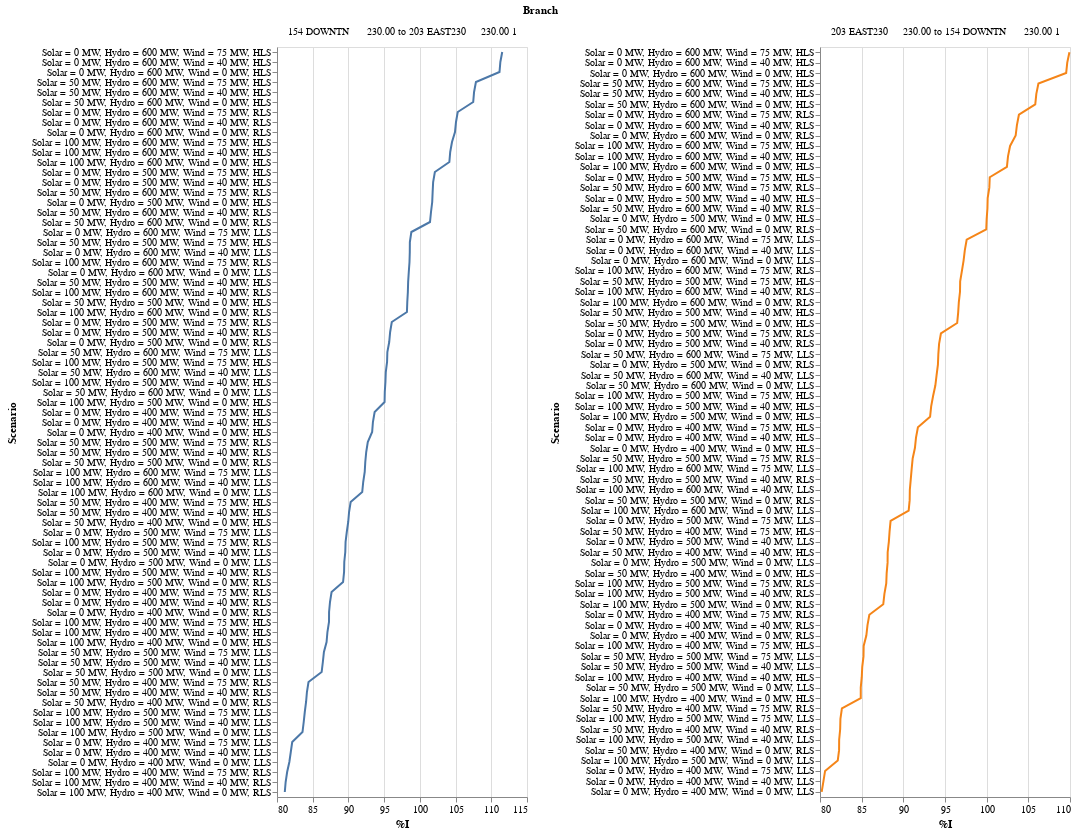

Here is the notebook cell this chart was saved with:
### Code cell
alt.Chart(branch_fil_1).mark_line().encode(
    alt.X('%I', scale=alt.Scale(zero=False)),
    alt.Y('Scenario',axis = alt.Axis(labelLimit= 250, titleX=-260),sort='-x'),
    alt.Color('Branch', legend=None)).properties(height = 750, width =250).facet('Branch',columns=2).resolve_scale(x='independent', y = 'independent')

### Figure 1 — Vega-Lite specification as saved in the notebook (floating-point values rounded to 4 significant figures; data arrays with more than 128 entries replaced by an {"elided": "..."} marker saying what was removed)
{"config": {"view": {"continuousWidth": 300, "continuousHeight": 300}}, "data": {"name": "data-7947a51b24f3fc3c7f5d3ddf5d97f298"}, "facet": {"field": "Branch", "type": "nominal"}, "spec": {"mark": {"type": "line"}, "encoding": {"color": {"field": "Branch", "legend": null, "type": "nominal"}, "x": {"field": "%I", "scale": {"zero": false}, "type": "quantitative"}, "y": {"axis": {"labelLimit": 250, "titleX": -260}, "field": "Scenario", "sort": "-x", "type": "nominal"}}, "height": 750, "width": 250}, "columns": 2, "resolve": {"scale": {"x": "independent", "y": "independent"}}, "$schema": "https://vega.github.io/schema/vega-lite/v5.20.1.json", "datasets": {"data-7947a51b24f3fc3c7f5d3ddf5d97f298": {"elided": "147 records"}}}
